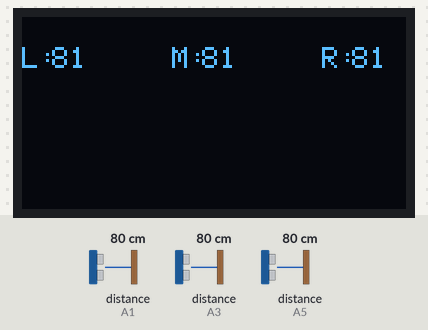
Recording of a sketch running on a simulated Arduino Uno, built with avr-gcc and run on an emulated ATmega328P. Parts: 128×64 one-colour display. The inputs (shaded band) are chosen by the test bench; at power-on: distance to the obstacle (sensors on A1, A3, A5) 80 cm. The echo pulse lasts 58.3 µs per cm; what the sketch prints to the serial monitor is not drawn.

Above: at 4.2 s.
4.3 s: distance to the obstacle (sensor on A1) set to 9 cm
At 4.7 s:
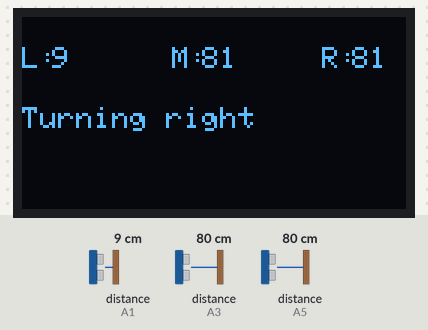
5.8 s: distance to the obstacle (sensor on A3) set to 4 cm
At 6.5 s:
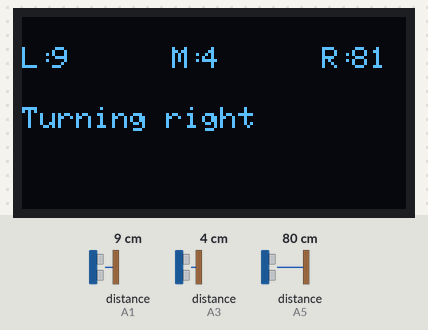
7.3 s: distance to the obstacle (sensor on A5) set to 13 cm
At 8.5 s:
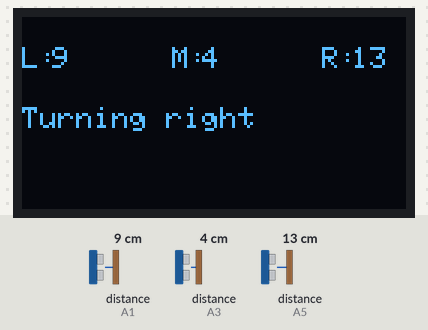
8.8 s: distance to the obstacle (sensor on A5) set to 9 cm
At 10.0 s:
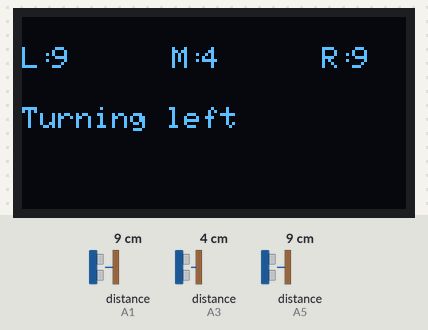
10.3 s: distance to the obstacle (sensor on A1) set to 2 cm
11.8 s: distance to the obstacle (sensor on A3) set to 2 cm
At 13.0 s:
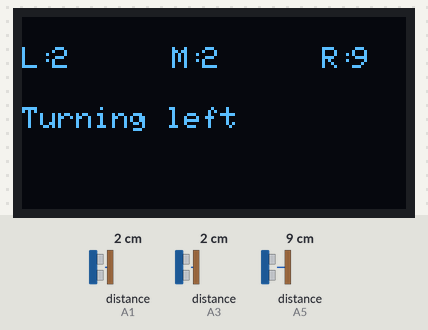
Timing chart, 0 to 14.3 s (numbered marks = the images above; inputs shaded):
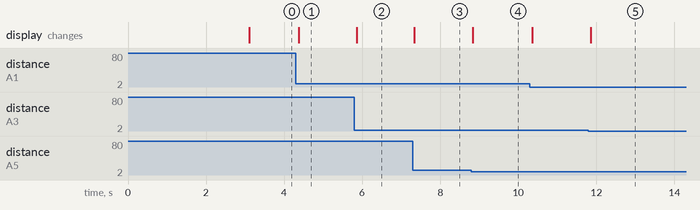

The sketch:

_09-three-ping-display-test.ino
```cpp
#include <SPI.h>
#include <Wire.h>
#include <NewPing.h>
#include <Adafruit_GFX.h>
#include <Adafruit_SSD1306.h>

#define LEFT_TRIGGER_PIN    A0  // Arduino pin tied to trigger pin on the left ultrasonic sensor.
#define LEFT_ECHO_PIN       A1  // Arduino pin tied to echo pin on the left ultrasonic sensor.
#define CENTER_TRIGGER_PIN  A2
#define CENTER_ECHO_PIN     A3
#define RIGHT_TRIGGER_PIN   A4
#define RIGHT_ECHO_PIN      A5
#define MAX_DISTANCE 100
#define TURN_DISTANCE_THRESHOLD 12

// If using software SPI (the default case):
#define OLED_CLK   13   // SCL
#define OLED_MOSI  12   // SDA
#define OLED_RESET 11   // RST
#define OLED_DC    10   // DC
#define OLED_CS    8    //CS
#define LINE_HIGHT  10   // 10 pixels per line

NewPing sonar_left(LEFT_TRIGGER_PIN, LEFT_ECHO_PIN, MAX_DISTANCE); // NewPing setup of pins and maximum distance.
NewPing sonar_center(CENTER_TRIGGER_PIN, CENTER_ECHO_PIN, MAX_DISTANCE);
NewPing sonar_right(RIGHT_TRIGGER_PIN, RIGHT_ECHO_PIN, MAX_DISTANCE);

Adafruit_SSD1306 display(OLED_MOSI, OLED_CLK, OLED_DC, OLED_RESET, OLED_CS);

int left_dist = 0;
int center_dist =  0;
int right_dist =  0;


void setup() {
  display.begin(SSD1306_SWITCHCAPVCC);
  display.clearDisplay();
  display.setTextSize(1);
  display.setTextColor(WHITE);
  display.setCursor(0,0);
  display.print("9 3-ping display tst");
  display.display();
  delay(3000);
  Serial.begin(9600);
}

void loop() {
  left_dist = sonar_left.ping_cm();
  center_dist =  sonar_center.ping_cm();
  right_dist =  sonar_right.ping_cm();

  Serial.print("Left: ");
  Serial.print(left_dist);
  Serial.print(" middle: ");
  Serial.print(center_dist);
  Serial.print(" right: ");
  Serial.println(right_dist);

  // erase everything
  display.clearDisplay();
  // we have 64 pixels to work with
  display.setCursor(0,LINE_HIGHT);
  display.print("L:");
  display.setCursor(10,LINE_HIGHT);
  display.print(left_dist);

  display.setCursor(50,LINE_HIGHT);
  display.print("M:");
  display.setCursor(60,LINE_HIGHT);
  display.print(center_dist);

  display.setCursor(100,LINE_HIGHT);
  display.print("R:");
  display.setCursor(110,LINE_HIGHT);
  display.print(right_dist);


  if (right_dist < TURN_DISTANCE_THRESHOLD && right_dist > 0) {
    display.setCursor(0,3*LINE_HIGHT);
    display.print("Turning left");
  }
    else if (left_dist < TURN_DISTANCE_THRESHOLD && left_dist > 0) {
      display.setCursor(0,3*LINE_HIGHT);
      display.print("Turning right");
    }
    else if (center_dist < TURN_DISTANCE_THRESHOLD && center_dist > 0) {
      display.setCursor(0,3*LINE_HIGHT);
      display.print("Turn center - backing up");
      // measure again
      left_dist = sonar_left.ping_cm();
      right_dist =  sonar_right.ping_cm();
      // if we have more room on the right, turn right
      display.setCursor(0,4*LINE_HIGHT);
      if (right_dist > left_dist) {
        display.print("Next turn right");
      }
        else {
          display.print("Next turn left");
        }
    }
  display.display();
}
```

Measured:
- the behaviour switches between 12 and 11 cm on distance to the obstacle (sensor on A5) (found by bisection; images 3 and 4)
- after the input at 4.3 s, the display: changes after 0.08 s (image 1)
- after the input at 5.8 s, the display: changes after 0.07 s (image 2)
- after the input at 7.3 s, the display: changes at once (image 3)
- after the input at 8.8 s, the display: changes at once (image 4)
- after the input at 11.8 s, the display: changes after 0.06 s (image 5)
